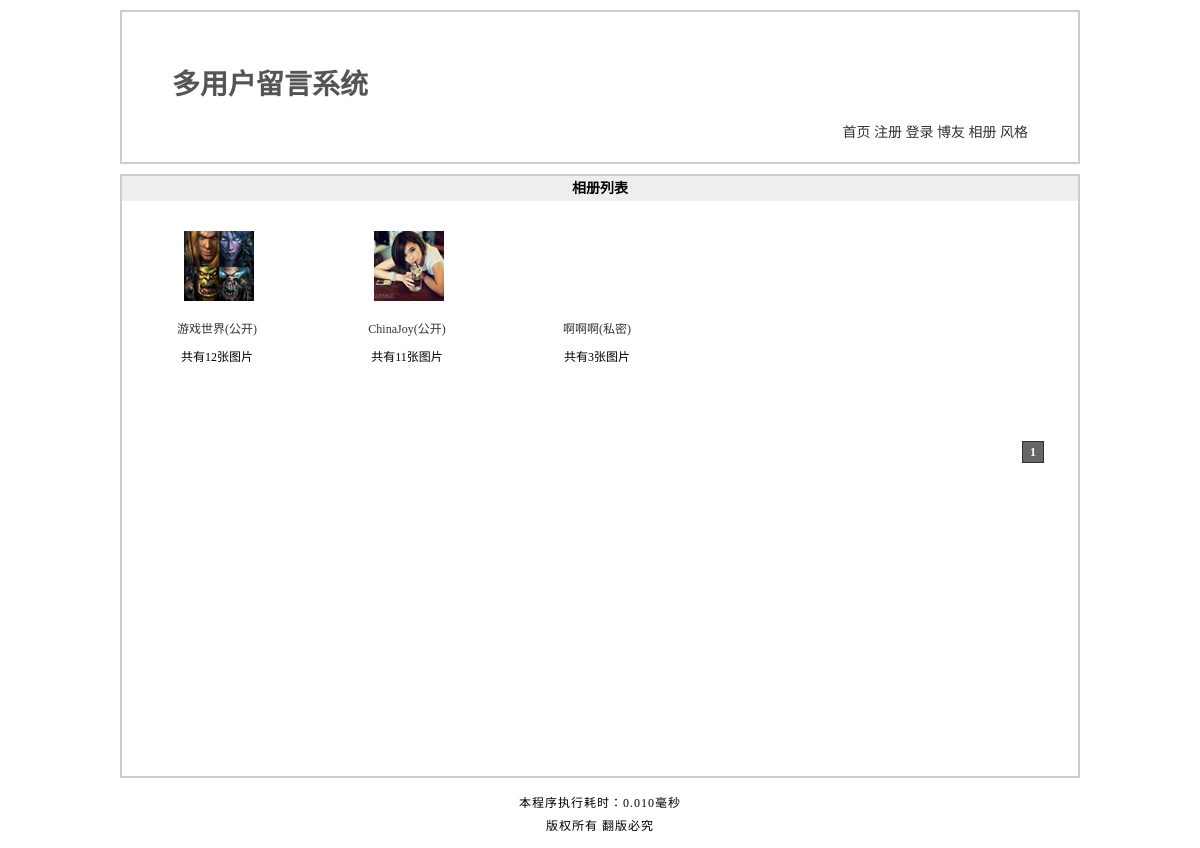
Page /photo.php on the committed database.
### tables this page shows
CREATE TABLE `dir` (
  `id` mediumint(8) unsigned NOT NULL auto_increment COMMENT 'id',
  `name` varchar(20) NOT NULL COMMENT '相册用户名',
  `type` tinyint(1) unsigned NOT NULL COMMENT '相册类型',
  `password` varchar(40) default NULL COMMENT '相册密码',
  `content` varchar(200) default NULL COMMENT '相册描述',
  `face` varchar(200) default NULL COMMENT '相册封面地址',
  `dir` varchar(200) NOT NULL COMMENT '相册地址',
  `date` datetime NOT NULL COMMENT '创建时间',
  PRIMARY KEY  (`id`)
);

### photo.php (the view, shortened to what this page needs)
<?php
require dirname(__FILE__).'/includes/common.inc.php';
$page = isset($_GET['page']) ? $_GET['page'] : 1;
$pagesize = 4;
$pagenum = ($page-1)*$pagesize;
$result = mysql_query("
		SELECT id, name, type, content, dir, face
		FROM dir
		ORDER BY date
		DESC
		LIMIT $pagenum, $pagesize
		") or die(mysql_error());
$total = mysql_num_rows(mysql_query("SELECT id FROM dir"));
$pageabsolute = ceil($total/$pagesize);
?>
<!DOCTYPE html PUBLIC "-//W3C//DTD XHTML 1.0 Transitional//EN" "http://www.w3.org/TR/xhtml1/DTD/xhtml1-transitional.dtd">
<html xmlns="http://www.w3.org/1999/xhtml">
<head>
<?php
	require ROOT_PATH.'includes/title.inc.php';
?>
</head>
<body>
<?php
	require ROOT_PATH.'includes/header.inc.php';
?>
<div id="photo">
	<h2>相册列表</h2>
	<?php
	while (!!$rows = mysql_fetch_array($result)){
		if($rows['type']){
			$type = '私密';
		}else{
			$type = '公开';
		}
		if(empty($rows['face'])){
			$img = '';
		}else{
			$img = '<img src="'.$rows['face'].'" alt="" />';
		}
		$result_count = mysql_query("
			SELECT COUNT(*)
			AS count
			FROM photo
			WHERE sid = '{$rows['id']}'
		");
		$rows_count = mysql_fetch_array($result_count);
	?>
	<dl>
		<dt><a href="photo_show.php?id=<?php echo $rows['id']?>"><?php echo $img?></a></dt>
		<dd>
			<a href="photo_show.php?id=<?php echo $rows['id']?>">
				<?php echo $rows['name']?>(<?php echo $type?>)
			</a>
		</dd>
		<dd>共有<?php echo $rows_count['count']?>张图片</dd>
	</dl>
	<?php
	}
	?>
	<?php paging(1); ?>
</div>
<?php
	require ROOT_PATH.'includes/footer.inc.php';
?>
</body>
</html>

### includes/title.inc.php (shortened to what this page needs)
<link rel="stylesheet" type="text/css" href="styles/<?php echo SYS_SKIN?>/basic.css" />
<link rel="stylesheet" type="text/css" href="styles/<?php echo SYS_SKIN?>/<?php echo SCRIPT ?>.css" />

### includes/header.inc.php (shortened to what this page needs)
<?php
$result_count = mysql_query("
	SELECT COUNT(id)
	AS count
	FROM message
	WHERE touser='{$_COOKIE['username']}' AND status=0
") or die(mysql_error());
$rows_count = mysql_fetch_array($result_count);
if(empty($rows_count['count'])){
	$count_html = '<strong>(0)</strong>';
}else{
	$count_html = '<strong>('.$rows_count['count'].')</strong>';
}
?>
<div id="header">
	<h1><a href="index.php">多用户留言系统</a></h1>
	<ul>
		<li><a href="index.php">首页</a></li>
		<?php
		if(isset($_COOKIE['username'])){
			echo '<li><a href="member.php">'.$_COOKIE['username'].'-个人中心'.$count_html.'</a></li>';
		}else{
			echo '<li><a href="register.php">注册</a></li> ';
			echo '<li><a href="login.php">登录</a></li>';
		}
		?>
		<li><a href="blog.php">博友</a></li>
		<li><a href="photo.php">相册</a></li>
		<li class="skin" onmouseover='inskin()' onmouseout='outskin()'>
			<a href="javascript:;">风格</a>
		</li>
	</ul>
</div>

### includes/global.func.php (shortened to what this page needs)
<?php
function get_time(){
	$time_arr = explode(" ", microtime());
	$time = $time_arr[0] + $time_arr[1];
	return $time;
}
function paging($type, $id=null){
	global $page, $pageabsolute, $total;
	if($type == 1){
		echo '<div id="page_num">';
		echo '<ul>';
		for($i=1; $i<$pageabsolute+1; $i++){
			if($page == $i){
				echo '<li><a href="'.SCRIPT.'.php?'.$id.'page='.$i.'" class="selected">'.$i.'</a></li>';
			}else{
				echo '<li><a href="'.SCRIPT.'.php?'.$id.'page='.$i.'">'.$i.'</a></li>';
			}
		}
		echo '</ul>';
		echo '</div>';
	}else if($type == 2){
		echo '<div id="page_text">';
		echo '<ul>';
		echo '<li>'.$page.'/'.$pageabsolute.'页</li> ';
		echo '<li>共有<strong>'.$total.'</strong>个会员</li> ';
		if ($page == 1) {
			echo '<li>首页 | </li>';
			echo '<li>上一页 | </li>';
		} else {
			echo '<li><a href="'.SCRIPT.'.php">首页</a> | </li>';
			echo '<li><a href="'.SCRIPT.'.php?page='.($page-1).'">上一页</a> | </li>';
		}
		if ($page == $pageabsolute) {
			echo '<li>下一页 | </li>';
			echo '<li>尾页</li>';
		} else {
			echo '<li><a href="'.SCRIPT.'.php?'.$id.'page='.($page+1).'">下一页</a> | </li>';
			echo '<li><a href="'.SCRIPT.'.php?'.$id.'page='.$pageabsolute.'">尾页</a></li>';
		}
		echo '</ul>';
		echo '</div>';
	}
}
?>

### includes/footer.inc.php (shortened to what this page needs)
<div id="footer">
	<p>本程序执行耗时：<?php echo substr(((get_time() - START_TIME)*1000), 0, 5) ?>毫秒</p>
	<p>版权所有 翻版必究</p>
</div>

### styles/1/basic.css (style rules this page uses)
* { padding:0; margin:0; }
body { width:960px; margin:0 auto; background:#fff; font-size:14px; }
ul { list-style-type:none; }
h2 { font-size:14px; background:#eee; height:25px; line-height:25px; text-indent:10px; }
#header { width:auto; height:150px; border:2px solid #ccc; margin:10px 0; }
#header h1 { width:210px; height:39px; margin:50px 0 0 50px; }
#header h1 a { width:210px; height:39px; display:block; text-decoration: none; color: #555; }
#header ul { text-align:right; padding:20px 50px 0 0; }
#header ul li { display:inline; }
#header ul li a { text-decoration:none; color:#333; }
#header ul li.skin { position:relative; }
#page_num { height:20px; clear:both; padding:20px 0; position:relative; font-size:12px; }
#page_num ul { position:absolute; right:30px; height:20px; }
#page_num ul li { float:left; width:26px; height:20px; }
#page_num ul li a { display:block; width:20px; height:20px; line-height:20px; border:1px solid #333; text-align:center; text-decoration:none; }
#page_num ul li a:hover,#page_num ul li a.selected { background:#666; font-weight:bold; color:#fff; }
#footer { clear:both; width:auto; height:60px; text-align:center; padding:10px 0 0 0; }
#footer p { font-size:12px; letter-spacing:1px; padding:5px 0 0 0; }

### styles/1/photo.css (style rules this page uses)
#photo { width:auto; height:600px; border:2px solid #ccc; font-size:12px; }
#photo h2 { text-indent:0; text-align:center; }
#photo dl { width:150px; height:180px; margin:20px; float:left; }
#photo dl dt { width:94px; height:93px; background:url(../../images/photo.jpg) no-repeat; margin:0 auto; }
#photo dl dt a { display:block; width:94px; height:93px; }
#photo dl dt img { display:block; padding:10px 0 0 14px; }
#photo dl dd { width:90px; text-align:center; margin:0 auto; padding:5px 0; }
#photo dl dd a { color:#333; text-decoration:none; }

### rows in the picture
dir: face (picture), name "游戏世界", type "公开", count "12"
dir: face (picture), name "ChinaJoy", type "公开", count "11"
dir: name "啊啊啊", type "私密", count "3"

### other values in the picture
substr(((get_time() - START_TIME)*1000), 0, 5) "0.010"
